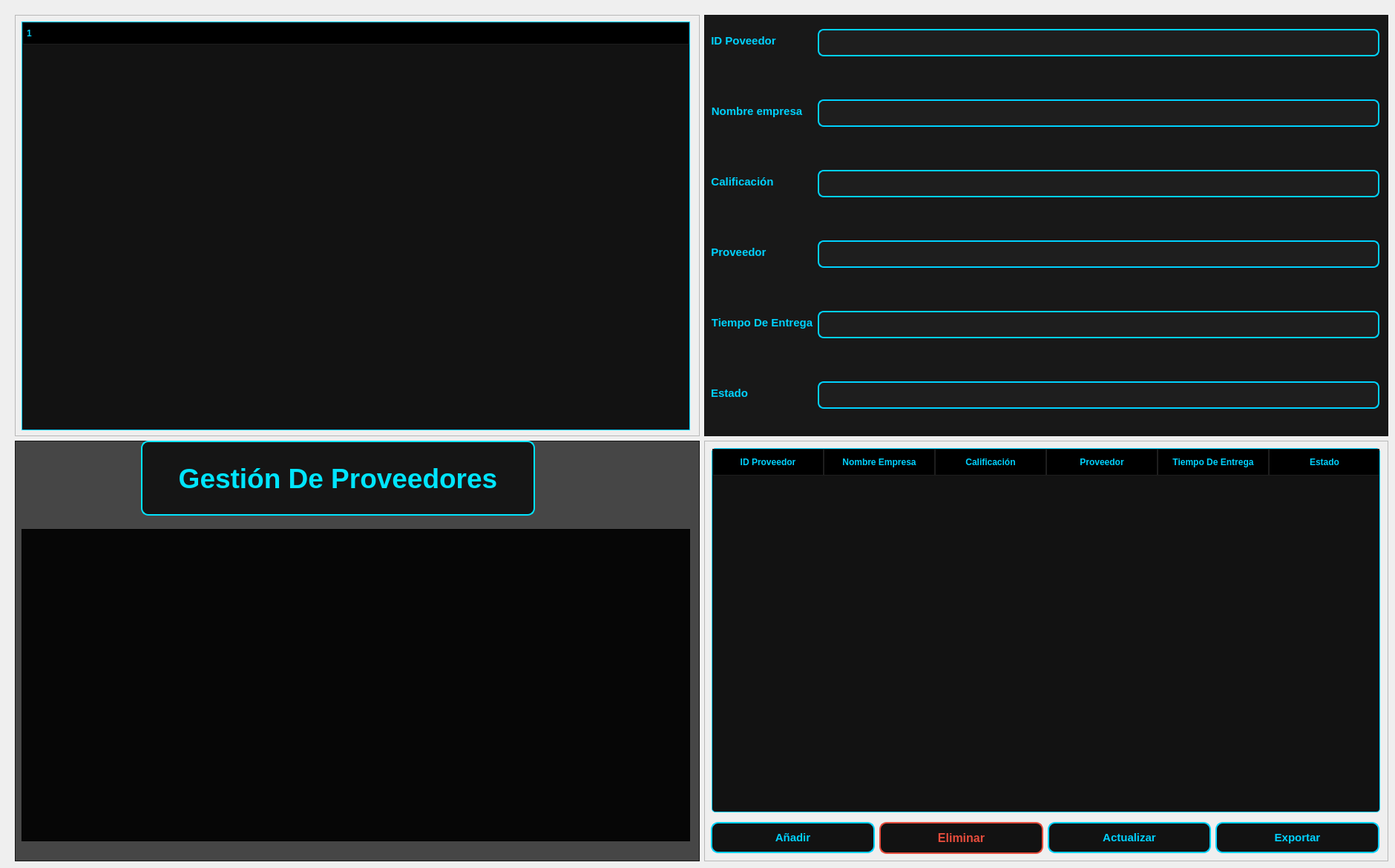
       <widget class="QWidget" name="page_3">
        <widget class="QWidget" name="gridLayoutWidget_3">
         <property name="geometry">
          <rect>
           <x>20</x>
           <y>20</y>
           <width>1851</width>
           <height>1141</height>
          </rect>
         </property>
         <layout class="QGridLayout" name="gridLayout_3">
          <item row="1" column="0">
           <widget class="QFrame" name="frame_12">
            <property name="styleSheet">
             <string notr="true">  /* Fondo oscuro con una ligera transparencia */
    background-color: rgba(0, 0, 0, 180); </string>
            </property>
            <property name="frameShape">
             <enum>QFrame::Shape::StyledPanel</enum>
            </property>
            <property name="frameShadow">
             <enum>QFrame::Shadow::Raised</enum>
            </property>
            <widget class="QLabel" name="label_2">
             <property name="geometry">
              <rect>
               <x>170</x>
               <y>0</y>
               <width>531</width>
               <height>101</height>
              </rect>
             </property>
             <property name="styleSheet">
              <string notr="true">QLabel {
    /* Color de texto cian brillante como tus bordes */
    color: #00E5FF; 
    
    /* Tipografía grande y en negrita para que resalte */
    font-size: 28pt;
    font-weight: bold;
    font-family: &quot;Segoe UI&quot;, sans-serif;

    /* Fondo oscuro con una ligera transparencia */
    background-color: rgba(0, 0, 0, 180); 
    
    /* Bordes con el estilo de tu interfaz */
    border: 2px solid #00E5FF;
    border-radius: 10px;
    
    /* Espaciado interno */
    padding: 10px;
    

}</string>
             </property>
             <property name="text">
              <string>Gestión De Proveedores</string>
             </property>
             <property name="alignment">
              <set>Qt::AlignmentFlag::AlignCenter</set>
             </property>
            </widget>
            <widget class="QWidget" name="verticalLayoutWidget_5">
             <property name="geometry">
              <rect>
               <x>9</x>
               <y>119</y>
               <width>901</width>
               <height>421</height>
              </rect>
             </property>
             <layout class="QVBoxLayout" name="verticalLayout_5">
              <item>
               <widget class="QFrame" name="frame_28">
                <property name="frameShape">
                 <enum>QFrame::Shape::StyledPanel</enum>
                </property>
                <property name="frameShadow">
                 <enum>QFrame::Shadow::Raised</enum>
                </property>
               </widget>
              </item>
             </layout>
            </widget>
           </widget>
          </item>
          <item row="1" column="1">
           <widget class="QFrame" name="frame_14">
            <property name="frameShape">
             <enum>QFrame::Shape::StyledPanel</enum>
            </property>
            <property name="frameShadow">
             <enum>QFrame::Shadow::Raised</enum>
            </property>
            <widget class="QWidget" name="verticalLayoutWidget_6">
             <property name="geometry">
              <rect>
               <x>10</x>
               <y>10</y>
               <width>901</width>
               <height>491</height>
              </rect>
             </property>
             <layout class="QVBoxLayout" name="verticalLayout_6">
              <item>
               <widget class="QTableWidget" name="tableWidget_2">
                <property name="styleSheet">
                 <string notr="true">/* Contenedor principal de la tabla */
QTableWidget {
    background-color: #121212; /* Fondo muy oscuro */
    gridline-color: #2d2d2d; /* Color de la cuadrícula interna */
    color: #ffffff;
    font-family: 'Segoe UI';
    font-size: 13px;
    border: 1px solid #00d2ff; /* Borde cian de identidad */
    border-radius: 5px;
}

/* Estilo de los encabezados superiores (Columnas) */
QHeaderView::section {
    background-color: #000000;
    color: #00d2ff; /* Texto cian neón */
    padding: 8px;
    border: 1px solid #1e1e1e;
    font-weight: bold;
    text-transform: uppercase;
}

/* Estilo de las celdas (Items) */
QTableWidget::item {
    padding: 5px;
    border-bottom: 1px solid #1e1e1e;
}

/* Efecto al pasar el mouse por una fila */
QTableWidget::item:hover {
    background-color: #1e1e1e;
    color: #00d2ff;
}

/* Efecto cuando se selecciona una fila (para el CRUD) */
QTableWidget::item:selected {
    background-color: #00d2ff; /* Resalte cian al seleccionar */
    color: #000000; /* Texto negro para contraste */
}

/* Estilo para las barras de desplazamiento (ScrollBars) */
QScrollBar:vertical {
    border: none;
    background: #121212;
    width: 10px;
    margin: 0px;
}

QScrollBar::handle:vertical {
    background: #00d2ff; /* El scroll también es cian */
    min-height: 20px;
    border-radius: 5px;
}</string>
                </property>
                <property name="horizontalScrollBarPolicy">
                 <enum>Qt::ScrollBarPolicy::ScrollBarAlwaysOff</enum>
                </property>
                <attribute name="horizontalHeaderDefaultSectionSize">
                 <number>150</number>
                </attribute>
                <attribute name="horizontalHeaderShowSortIndicator" stdset="0">
                 <bool>false</bool>
                </attribute>
                <attribute name="horizontalHeaderStretchLastSection">
                 <bool>true</bool>
                </attribute>
                <column>
                 <property name="text">
                  <string>ID Proveedor</string>
                 </property>
                </column>
                <column>
                 <property name="text">
                  <string>Nombre Empresa</string>
                 </property>
                </column>
                <column>
                 <property name="text">
                  <string>Calificación</string>
                 </property>
                </column>
                <column>
                 <property name="text">
                  <string>Proveedor</string>
                 </property>
                </column>
                <column>
                 <property name="text">
                  <string>Tiempo De Entrega</string>
                 </property>
                </column>
                <column>
                 <property name="text">
                  <string>Estado</string>
                 </property>
                </column>
               </widget>
              </item>
             </layout>
            </widget>
            <widget class="QWidget" name="horizontalLayoutWidget_2">
             <property name="geometry">
              <rect>
               <x>9</x>
               <y>510</y>
               <width>901</width>
               <height>51</height>
              </rect>
             </property>
             <layout class="QHBoxLayout" name="horizontalLayout_3">
              <item>
               <widget class="QPushButton" name="pushButton_6">
                <property name="styleSheet">
                 <string notr="true">QPushButton {
    background-color: #121212;
    color: #00d2ff;
    border: 2px solid #00d2ff;
    border-radius: 10px; /* Bordes más redondeados que ingeniería */
    font-family: 'Segoe UI';
    font-size: 11pt;
    font-weight: bold;
    padding: 10px 20px;
    text-transform: uppercase;
}

/* Efecto Neón al pasar el mouse (Hover) */
QPushButton:hover {
    background-color: #00d2ff;
    color: #000000;
    border: 2px solid #ffffff;
    /* Efecto de sombra para simular brillo de neón */
    outline: none;
}

/* Efecto al presionar (Pressed) */
QPushButton:pressed {
    background-color: #008fb3;
    border: 2px solid #008fb3;
}</string>
                </property>
                <property name="text">
                 <string>Añadir</string>
                </property>
               </widget>
              </item>
              <item>
               <widget class="QPushButton" name="pushButton_7">
                <property name="styleSheet">
                 <string notr="true">QPushButton { /* Usa el ObjectName de tu botón */
    background-color: #121212;
    color: #e74c3c;
    border: 2px solid #e74c3c;
	font-size: 12pt;
    border-radius: 10px;
    font-weight: bold;
    padding: 10px 20px;
	font-size: 11p
}

QPushButton:hover {
    background-color: #e74c3c;
    color: #ffffff;
    border: 2px solid #ffffff;
}

QPushButton:pressed {
    background-color: #c0392b;
}</string>
                </property>
                <property name="text">
                 <string>Eliminar</string>
                </property>
               </widget>
              </item>
              <item>
               <widget class="QPushButton" name="pushButton_8">
                <property name="styleSheet">
                 <string notr="true">QPushButton {
    background-color: #121212;
    color: #00d2ff;
    border: 2px solid #00d2ff;
    border-radius: 10px; /* Bordes más redondeados que ingeniería */
    font-family: 'Segoe UI';
    font-size: 11pt;
    font-weight: bold;
    padding: 10px 20px;
    text-transform: uppercase;
}

/* Efecto Neón al pasar el mouse (Hover) */
QPushButton:hover {
    background-color: #00d2ff;
    color: #000000;
    border: 2px solid #ffffff;
    /* Efecto de sombra para simular brillo de neón */
    outline: none;
}

/* Efecto al presionar (Pressed) */
QPushButton:pressed {
    background-color: #008fb3;
    border: 2px solid #008fb3;
}</string>
                </property>
                <property name="text">
                 <string>Actualizar</string>
                </property>
               </widget>
              </item>
              <item>
               <widget class="QPushButton" name="pushButton_2">
                <property name="styleSheet">
                 <string notr="true">QPushButton {
    background-color: #121212;
    color: #00d2ff;
    border: 2px solid #00d2ff;
    border-radius: 10px; /* Bordes más redondeados que ingeniería */
    font-family: 'Segoe UI';
    font-size: 11pt;
    font-weight: bold;
    padding: 10px 20px;
    text-transform: uppercase;
}

/* Efecto Neón al pasar el mouse (Hover) */
QPushButton:hover {
    background-color: #00d2ff;
    color: #000000;
    border: 2px solid #ffffff;
    /* Efecto de sombra para simular brillo de neón */
    outline: none;
}

/* Efecto al presionar (Pressed) */
QPushButton:pressed {
    background-color: #008fb3;
    border: 2px solid #008fb3;
}</string>
                </property>
                <property name="text">
                 <string>Exportar</string>
                </property>
               </widget>
              </item>
             </layout>
            </widget>
           </widget>
          </item>
          <item row="0" column="0">
           <widget class="QFrame" name="frame_15">
            <property name="frameShape">
             <enum>QFrame::Shape::StyledPanel</enum>
            </property>
            <property name="frameShadow">
             <enum>QFrame::Shadow::Raised</enum>
            </property>
            <widget class="QWidget" name="verticalLayoutWidget_7">
             <property name="geometry">
              <rect>
               <x>9</x>
               <y>9</y>
               <width>901</width>
               <height>551</height>
              </rect>
             </property>
             <layout class="QVBoxLayout" name="verticalLayout_7">
              <item>
               <widget class="QTreeWidget" name="treeWidget_2">
                <property name="styleSheet">
                 <string notr="true">/* Contenedor principal del TreeWidget */
QTreeWidget {
    background-color: #121212; /* Gris casi negro */
    color: #ffffff;
    border: 1px solid #00d2ff; /* Borde cian identificativo */
    font-size: 13px;
    font-family: 'Segoe UI';
    gridline-color: #2d2d2d;
}

/* Estilo de la cabecera (las columnas) */
QHeaderView::section {
    background-color: #000000;
    color: #00d2ff;
    padding: 5px;
    border: 1px solid #1e1e1e;
    font-weight: bold;
    text-transform: uppercase;
}

/* Estilo de los elementos (filas) */
QTreeWidget::item {
    padding: 8px;
    border-bottom: 1px solid #1e1e1e;
}

/* Cuando pasas el mouse por encima */
QTreeWidget::item:hover {
    background-color: #1e1e1e;
    color: #00d2ff;
}

/* Cuando seleccionas un elemento */
QTreeWidget::item:selected {
    background-color: #00d2ff;
    color: #000000;
}

/* Estilo de las flechas de expansión (importante en jerarquías) */
QTreeWidget::branch:has-children:!has-siblings:closed,
QTreeWidget::branch:closed:has-children:has-siblings {
    image: url(flecha_cerrada.png); /* Puedes usar iconos o colores */
    border-image: none;
}

QTreeWidget::branch:open:has-children:!has-siblings,
QTreeWidget::branch:open:has-children:has-siblings {
    image: url(flecha_abierta.png);
    border-image: none;
}</string>
                </property>
                <attribute name="headerCascadingSectionResizes">
                 <bool>true</bool>
                </attribute>
                <attribute name="headerDefaultSectionSize">
                 <number>190</number>
                </attribute>
                <attribute name="headerHighlightSections">
                 <bool>true</bool>
                </attribute>
                <attribute name="headerShowSortIndicator" stdset="0">
                 <bool>true</bool>
                </attribute>
                <column>
                 <property name="text">
                  <string notr="true">1</string>
                 </property>
                </column>
               </widget>
              </item>
             </layout>
            </widget>
           </widget>
          </item>
          <item row="0" column="1">
           <widget class="QFrame" name="frame_16">
            <property name="styleSheet">
             <string notr="true">background-color: rgb(24, 24, 24);</string>
            </property>
            <property name="frameShape">
             <enum>QFrame::Shape::StyledPanel</enum>
            </property>
            <property name="frameShadow">
             <enum>QFrame::Shadow::Raised</enum>
            </property>
            <widget class="QWidget" name="formLayoutWidget_2">
             <property name="geometry">
              <rect>
               <x>9</x>
               <y>19</y>
               <width>901</width>
               <height>568</height>
              </rect>
             </property>
             <layout class="QFormLayout" name="formLayout_2">
              <property name="verticalSpacing">
               <number>58</number>
              </property>
              <item row="0" column="0">
               <widget class="QLabel" name="lbl_id_material_2">
                <property name="styleSheet">
                 <string notr="true">QLabel {
    color: #00d2ff; /* Usamos el cian para que el usuario identifique rápido el campo */
    font-family: 'Segoe UI';
    font-size: 11pt;
    font-weight: bold;
    text-transform: uppercase; /* Todo en mayúsculas para un toque más industrial */
}</string>
                </property>
                <property name="text">
                 <string>ID Poveedor</string>
                </property>
                <property name="alignment">
                 <set>Qt::AlignmentFlag::AlignCenter</set>
                </property>
               </widget>
              </item>
              <item row="1" column="0">
               <widget class="QLabel" name="lbl_descripcion_3">
                <property name="styleSheet">
                 <string notr="true">QLabel {
    color: #00d2ff; /* Usamos el cian para que el usuario identifique rápido el campo */
    font-family: 'Segoe UI';
    font-size: 11pt;
    font-weight: bold;
    text-transform: uppercase; /* Todo en mayúsculas para un toque más industrial */
}</string>
                </property>
                <property name="text">
                 <string>Nombre empresa</string>
                </property>
                <property name="alignment">
                 <set>Qt::AlignmentFlag::AlignCenter</set>
                </property>
               </widget>
              </item>
              <item row="2" column="0">
               <widget class="QLabel" name="lbl_cantidad_2">
                <property name="styleSheet">
                 <string notr="true">QLabel {
    color: #00d2ff; /* Usamos el cian para que el usuario identifique rápido el campo */
    font-family: 'Segoe UI';
    font-size: 11pt;
    font-weight: bold;
    text-transform: uppercase; /* Todo en mayúsculas para un toque más industrial */
}</string>
                </property>
                <property name="text">
                 <string>Calificación</string>
                </property>
                <property name="alignment">
                 <set>Qt::AlignmentFlag::AlignCenter</set>
                </property>
               </widget>
              </item>
              <item row="3" column="0">
               <widget class="QLabel" name="lbl_proveedor">
                <property name="styleSheet">
                 <string notr="true">QLabel {
    color: #00d2ff; /* Usamos el cian para que el usuario identifique rápido el campo */
    font-family: 'Segoe UI';
    font-size: 11pt;
    font-weight: bold;
    text-transform: uppercase; /* Todo en mayúsculas para un toque más industrial */
}</string>
                </property>
                <property name="text">
                 <string>Proveedor </string>
                </property>
                <property name="alignment">
                 <set>Qt::AlignmentFlag::AlignCenter</set>
                </property>
               </widget>
              </item>
              <item row="4" column="0">
               <widget class="QLabel" name="lbl_entrega">
                <property name="styleSheet">
                 <string notr="true">QLabel {
    color: #00d2ff; /* Usamos el cian para que el usuario identifique rápido el campo */
    font-family: 'Segoe UI';
    font-size: 11pt;
    font-weight: bold;
    text-transform: uppercase; /* Todo en mayúsculas para un toque más industrial */
}</string>
                </property>
                <property name="text">
                 <string>Tiempo De Entrega</string>
                </property>
                <property name="alignment">
                 <set>Qt::AlignmentFlag::AlignCenter</set>
                </property>
               </widget>
              </item>
              <item row="5" column="0">
               <widget class="QLabel" name="lbl_estado">
                <property name="styleSheet">
                 <string notr="true">QLabel {
    color: #00d2ff; /* Usamos el cian para que el usuario identifique rápido el campo */
    font-family: 'Segoe UI';
    font-size: 11pt;
    font-weight: bold;
    text-transform: uppercase; /* Todo en mayúsculas para un toque más industrial */
}</string>
                </property>
                <property name="text">
                 <string>Estado</string>
                </property>
                <property name="alignment">
                 <set>Qt::AlignmentFlag::AlignCenter</set>
                </property>
               </widget>
              </item>
              <item row="0" column="1">
               <widget class="QLineEdit" name="txt_id_poveedor">
                <property name="styleSheet">
                 <string notr="true">/* Estilo base para todos los campos de entrada */
QLineEdit {
    background-color: #1e1e1e; /* Fondo oscuro coherente con el dashboard */
    color: #ffffff;
    border: 2px solid #00d2ff; /* Borde cian constante */
    border-radius: 8px; /* Esquinas suavizadas profesionalmente */
    padding: 8px;
    font-family: 'Segoe UI';
    font-size: 13px;
}

/* Efecto cuando el mouse pasa por encima */
QLineEdit:hover {
    border: 2px solid #ffffff; /* Cambio a blanco para indicar interactividad */
    background-color: #252525;
}

/* Efecto Neón cuando se está escribiendo (Focus) */
QLineEdit:focus {
    border: 2px solid #00d2ff;
    background-color: #000000;
    /* Resalte visual de neón */
    selection-background-color: #00d2ff;
    selection-color: #000000;
}

/* Campos deshabilitados o automáticos */
QLineEdit:disabled {
    color: #555555;
    background-color: #121212;
    border: 2px solid #2d2d2d;
}</string>
                </property>
               </widget>
              </item>
              <item row="1" column="1">
               <widget class="QLineEdit" name="txt_nombre_empresa">
                <property name="styleSheet">
                 <string notr="true">/* Estilo base para todos los campos de entrada */
QLineEdit {
    background-color: #1e1e1e; /* Fondo oscuro coherente con el dashboard */
    color: #ffffff;
    border: 2px solid #00d2ff; /* Borde cian constante */
    border-radius: 8px; /* Esquinas suavizadas profesionalmente */
    padding: 8px;
    font-family: 'Segoe UI';
    font-size: 13px;
}

/* Efecto cuando el mouse pasa por encima */
QLineEdit:hover {
    border: 2px solid #ffffff; /* Cambio a blanco para indicar interactividad */
    background-color: #252525;
}

/* Efecto Neón cuando se está escribiendo (Focus) */
QLineEdit:focus {
    border: 2px solid #00d2ff;
    background-color: #000000;
    /* Resalte visual de neón */
    selection-background-color: #00d2ff;
    selection-color: #000000;
}

/* Campos deshabilitados o automáticos */
QLineEdit:disabled {
    color: #555555;
    background-color: #121212;
    border: 2px solid #2d2d2d;
}</string>
                </property>
               </widget>
              </item>
              <item row="2" column="1">
               <widget class="QLineEdit" name="txt_calificacion">
                <property name="styleSheet">
                 <string notr="true">/* Estilo base para todos los campos de entrada */
QLineEdit {
    background-color: #1e1e1e; /* Fondo oscuro coherente con el dashboard */
    color: #ffffff;
    border: 2px solid #00d2ff; /* Borde cian constante */
    border-radius: 8px; /* Esquinas suavizadas profesionalmente */
    padding: 8px;
    font-family: 'Segoe UI';
    font-size: 13px;
}

/* Efecto cuando el mouse pasa por encima */
QLineEdit:hover {
    border: 2px solid #ffffff; /* Cambio a blanco para indicar interactividad */
    background-color: #252525;
}

/* Efecto Neón cuando se está escribiendo (Focus) */
QLineEdit:focus {
    border: 2px solid #00d2ff;
    background-color: #000000;
    /* Resalte visual de neón */
    selection-background-color: #00d2ff;
    selection-color: #000000;
}

/* Campos deshabilitados o automáticos */
QLineEdit:disabled {
    color: #555555;
    background-color: #121212;
    border: 2px solid #2d2d2d;
}</string>
                </property>
               </widget>
              </item>
              <item row="3" column="1">
               <widget class="QLineEdit" name="txt_contacto_proveedor">
                <property name="styleSheet">
                 <string notr="true">/* Estilo base para todos los campos de entrada */
QLineEdit {
    background-color: #1e1e1e; /* Fondo oscuro coherente con el dashboard */
    color: #ffffff;
    border: 2px solid #00d2ff; /* Borde cian constante */
    border-radius: 8px; /* Esquinas suavizadas profesionalmente */
    padding: 8px;
    font-family: 'Segoe UI';
    font-size: 13px;
}

/* Efecto cuando el mouse pasa por encima */
QLineEdit:hover {
    border: 2px solid #ffffff; /* Cambio a blanco para indicar interactividad */
    background-color: #252525;
}

/* Efecto Neón cuando se está escribiendo (Focus) */
QLineEdit:focus {
    border: 2px solid #00d2ff;
    background-color: #000000;
    /* Resalte visual de neón */
    selection-background-color: #00d2ff;
    selection-color: #000000;
}

/* Campos deshabilitados o automáticos */
QLineEdit:disabled {
    color: #555555;
    background-color: #121212;
    border: 2px solid #2d2d2d;
}</string>
                </property>
               </widget>
              </item>
              <item row="4" column="1">
               <widget class="QLineEdit" name="txt_tiempo_entrega">
                <property name="styleSheet">
                 <string notr="true">
/* Estilo base para todos los campos de entrada */
QLineEdit {
    background-color: #1e1e1e; /* Fondo oscuro coherente con el dashboard */
    color: #ffffff;
    border: 2px solid #00d2ff; /* Borde cian constante */
    border-radius: 8px; /* Esquinas suavizadas profesionalmente */
    padding: 8px;
    font-family: 'Segoe UI';
    font-size: 13px;
}

/* Efecto cuando el mouse pasa por encima */
QLineEdit:hover {
    border: 2px solid #ffffff; /* Cambio a blanco para indicar interactividad */
    background-color: #252525;
}

/* Efecto Neón cuando se está escribiendo (Focus) */
QLineEdit:focus {
    border: 2px solid #00d2ff;
    background-color: #000000;
    /* Resalte visual de neón */
    selection-background-color: #00d2ff;
    selection-color: #000000;
}

/* Campos deshabilitados o automáticos */
QLineEdit:disabled {
    color: #555555;
    background-color: #121212;
    border: 2px solid #2d2d2d;
}</string>
                </property>
               </widget>
              </item>
              <item row="5" column="1">
               <widget class="QLineEdit" name="txt_estado_proveedor">
                <property name="styleSheet">
                 <string notr="true">/* Estilo base para todos los campos de entrada */
QLineEdit {
    background-color: #1e1e1e; /* Fondo oscuro coherente con el dashboard */
    color: #ffffff;
    border: 2px solid #00d2ff; /* Borde cian constante */
    border-radius: 8px; /* Esquinas suavizadas profesionalmente */
    padding: 8px;
    font-family: 'Segoe UI';
    font-size: 13px;
}

/* Efecto cuando el mouse pasa por encima */
QLineEdit:hover {
    border: 2px solid #ffffff; /* Cambio a blanco para indicar interactividad */
    background-color: #252525;
}

/* Efecto Neón cuando se está escribiendo (Focus) */
QLineEdit:focus {
    border: 2px solid #00d2ff;
    background-color: #000000;
    /* Resalte visual de neón */
    selection-background-color: #00d2ff;
    selection-color: #000000;
}

/* Campos deshabilitados o automáticos */
QLineEdit:disabled {
    color: #555555;
    background-color: #121212;
    border: 2px solid #2d2d2d;
}</string>
                </property>
               </widget>
              </item>
             </layout>
            </widget>
           </widget>
          </item>
         </layout>
        </widget>
       </widget>
